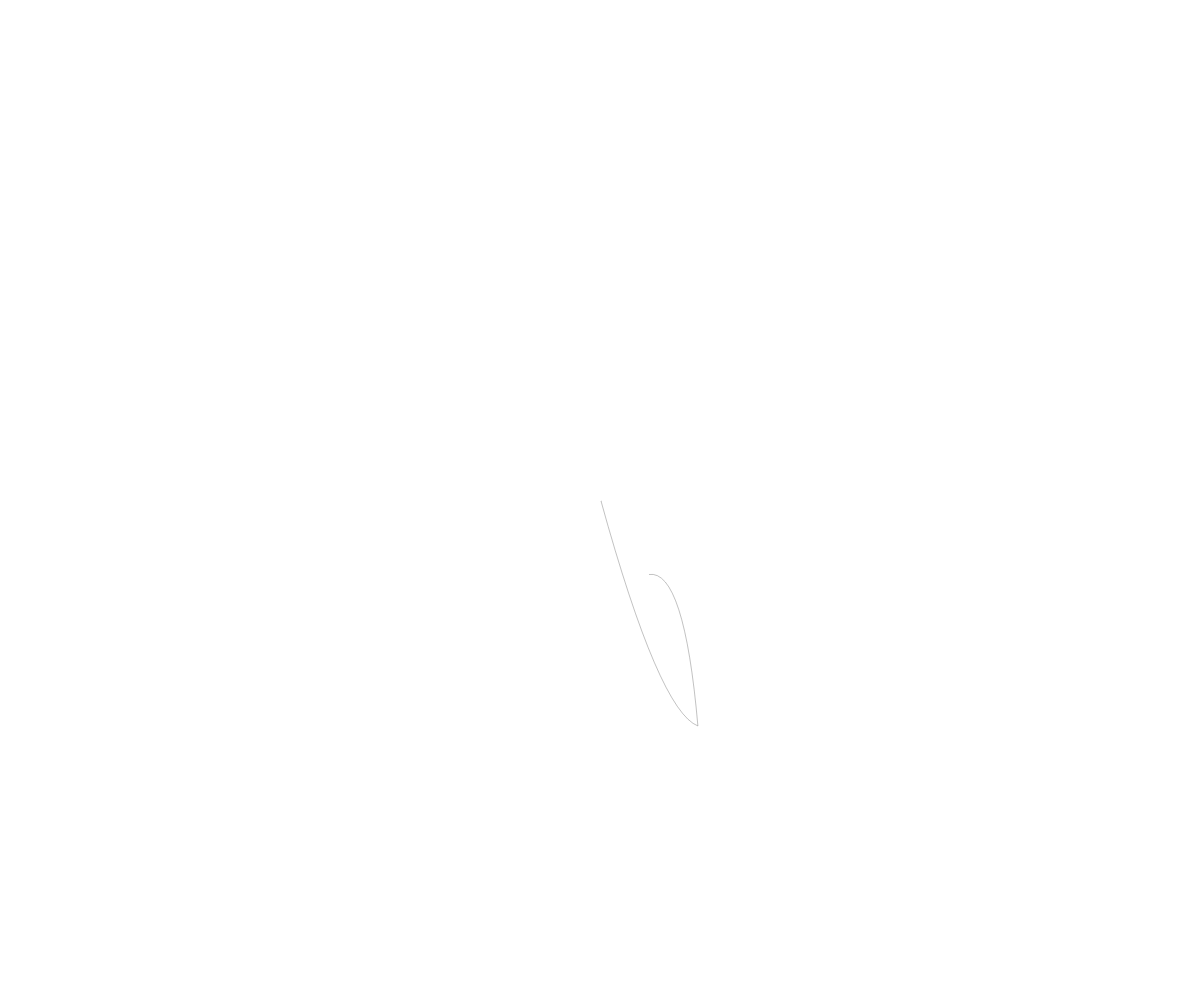
Frame 1 (no input)
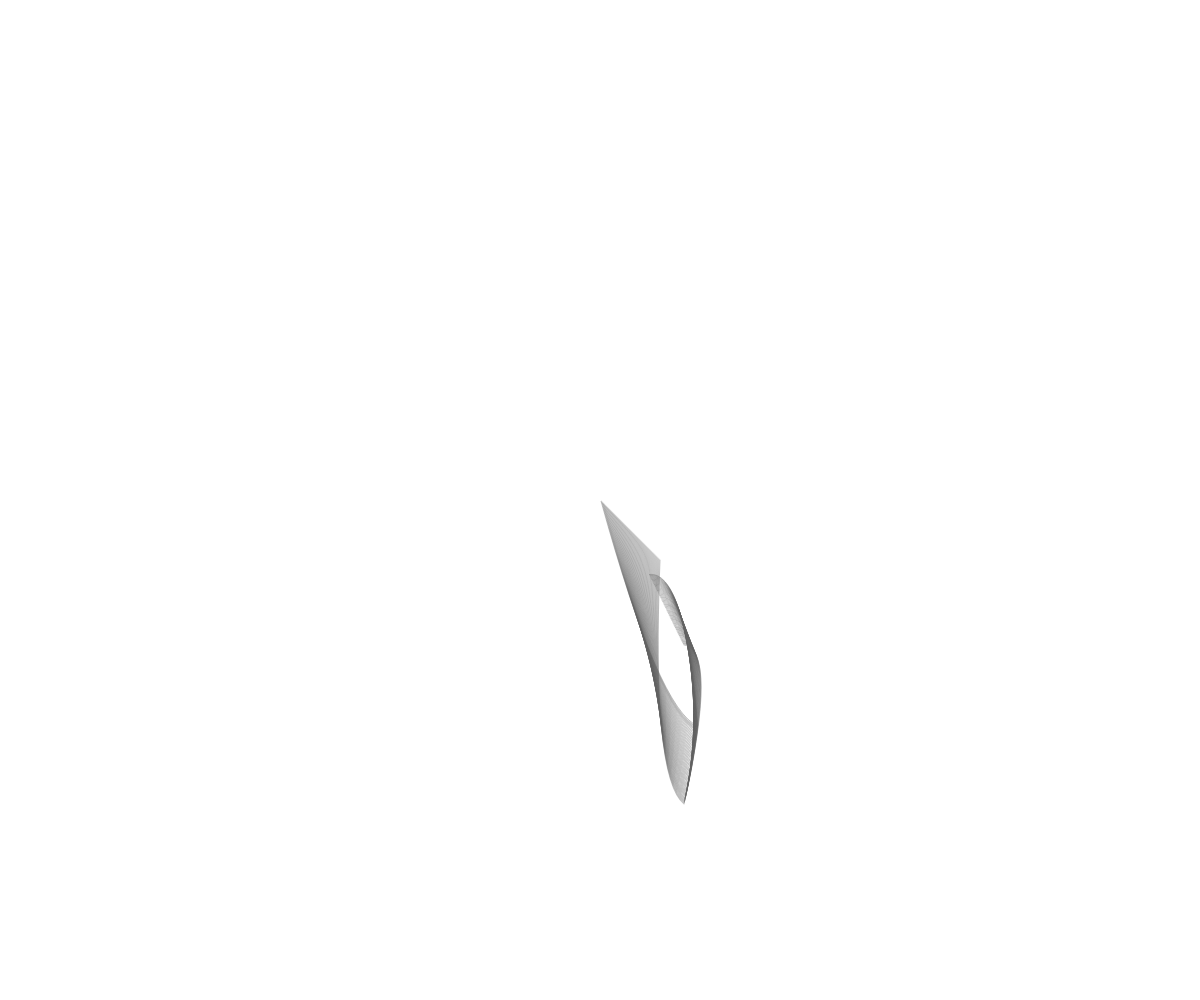
Frame 60 (no input)
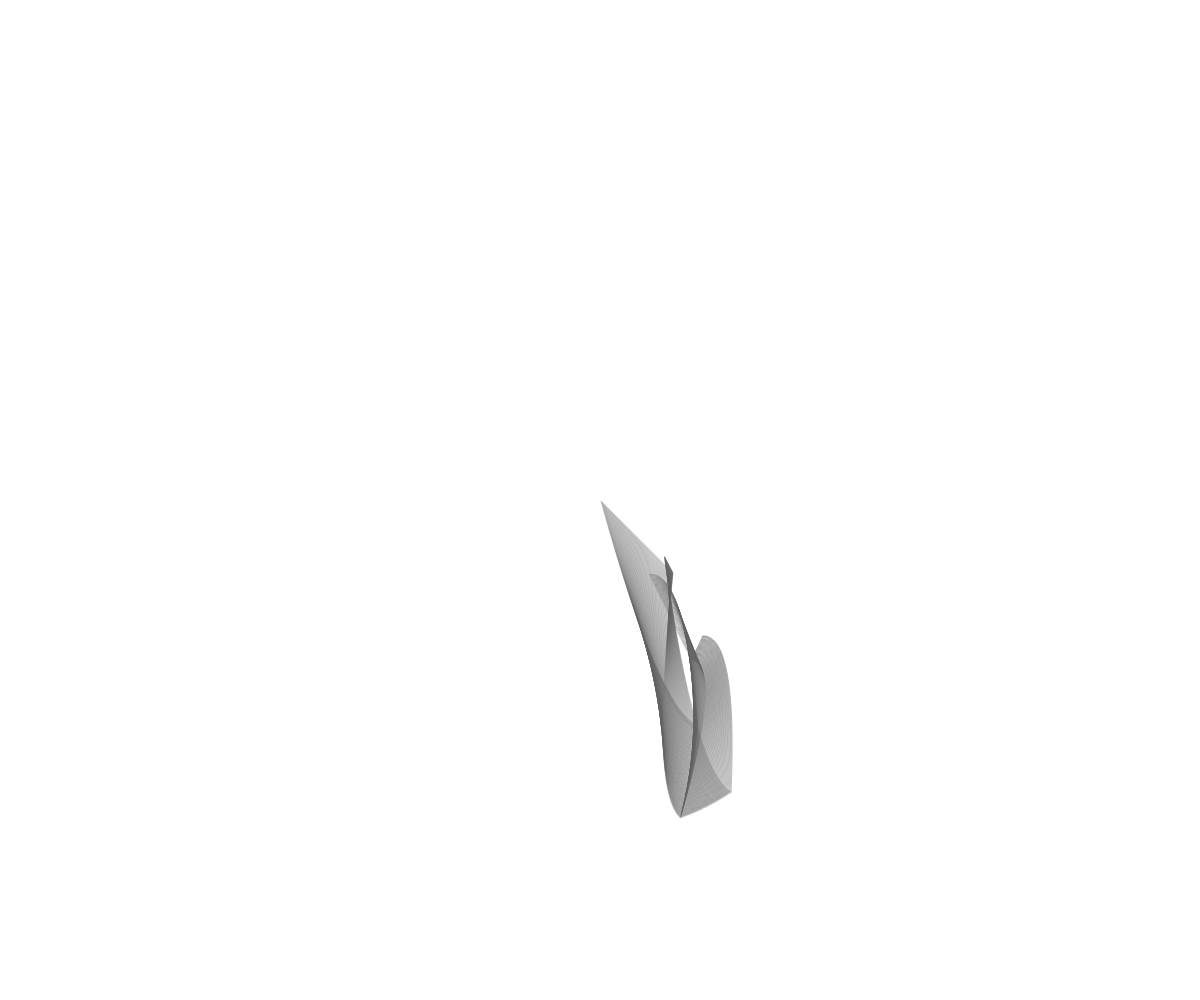
Frame 120 (the mouse pressed at the canvas centre since frame 60)

The p5.js sketch that drew these frames (run headless with seeded random() and noise() and a simulated clock; from frame 60 on, the mouse is pressed at the canvas centre):

// p5.js sketch
// ── sketch.js
let rot = 0;
let angle = 0;
let countSteps;
let oldFrameCount;
let directionFactorX;
let directionFactorY;
let angleFactor;
let shiftX;
let shiftY;
let lineStart;
let controlPoint1;
let lineMiddle;
let controlPoint2;
let lineEnd;

let colorSlider;

function setup() {
  createCanvas(window.innerWidth, window.innerHeight);
  frameRate(150);

  angleMode(DEGREES);
  noFill();
  stroke(100, 100, 100, 100);
  strokeWeight(1);

  countSteps = random(5, 100);
  oldFrameCount = frameCount;
  shiftX = 1;
  shiftY = 1;
  directionFactorX = 1;
  directionFactorY = 1;
  angleFactor = 1;
  lineStart     = createVector(0, 0);
  controlPoint1 = createVector(random(0, 280), random(0, 280));
  lineMiddle    = createVector(random(0, 280), random(0, 280));
  controlPoint2 = createVector(random(0, 280), random(0, 280));
  lineEnd       = createVector(random(0, 280), random(0, 280));
}

function draw() {

  if(frameCount > oldFrameCount + countSteps) {
    changeDirection();
  }

  translate(width / 2 + shiftX, height / 2 + shiftY);
  rotate(angle % 360);
  createLine();
  shiftX += 1 * directionFactorX;
  shiftY += 1 * directionFactorY;
  angle += 0.3 * angleFactor;
}

function changeDirection() {
  countSteps = random(80, 200);
  directionFactorX = map(noise(random(0, 10)), 0, 1, -1, 1);
  directionFactorY = map(noise(random(0, 10)), 0, 1, -1, 1);
  angleFactor = random([-1, 1]);
  oldFrameCount = frameCount;
}

function createLine() {
  beginShape();
  //Line start point
  vertex(lineStart.x, lineStart.y);

  quadraticVertex(
    //control point 1
    controlPoint1.x, controlPoint1.y,
    //anchor point middle
    lineMiddle.x, lineMiddle.y
  );
  quadraticVertex(
    //control point 2
    controlPoint2.x, controlPoint2.y,
    //anchor point end
    lineEnd.x, lineEnd.y
  );
  endShape();
}
